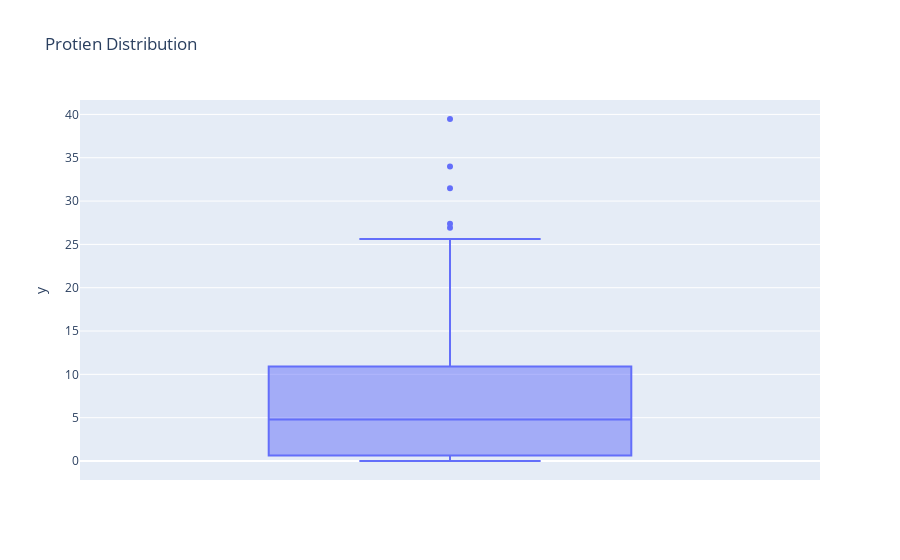

Notebook source saved alongside this figure:
### Code cell
fig = px.box(y = df['protien'], title = 'Protien Distribution')
fig.show()

### Figure 1 — Plotly figure (JSON) as saved in the notebook; plotly's stock layout.template omitted (floating-point values rounded to 4 significant figures; data arrays with more than 128 entries replaced by an {"elided": "..."} marker saying what was removed)
{"data": [{"alignmentgroup": "True", "hovertemplate": "y=%{y}<extra></extra>", "legendgroup": "", "marker": {"color": "#636efa"}, "name": "", "notched": false, "offsetgroup": "", "orientation": "v", "showlegend": false, "type": "box", "x0": " ", "xaxis": "x", "y": {"elided": "141 float values"}, "y0": " ", "yaxis": "y"}], "layout": {"boxmode": "group", "legend": {"tracegroupgap": 0}, "title": {"text": "Protien Distribution"}, "xaxis": {"anchor": "y", "domain": [0, 1]}, "yaxis": {"anchor": "x", "domain": [0, 1], "title": {"text": "y"}}}}
